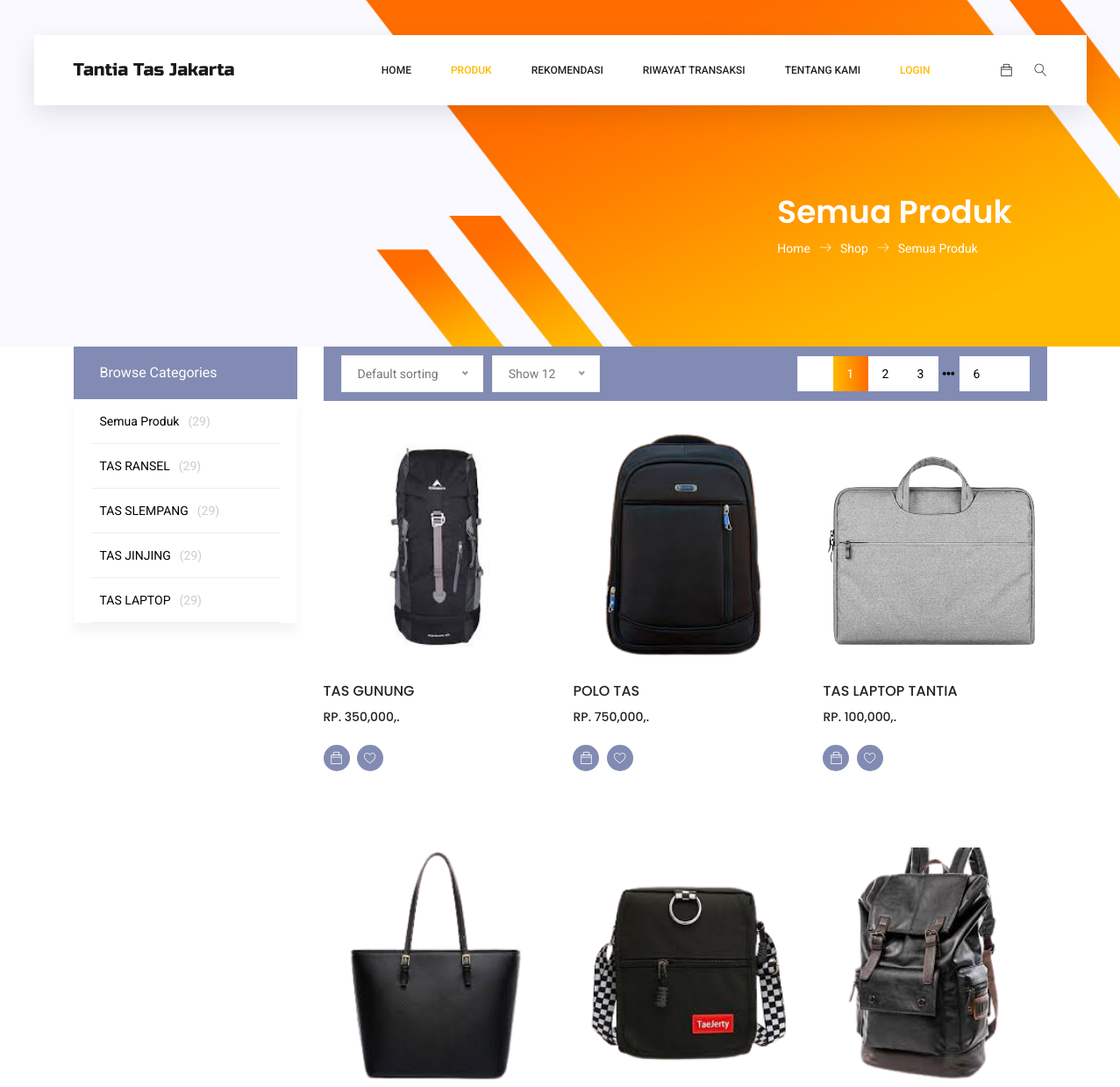
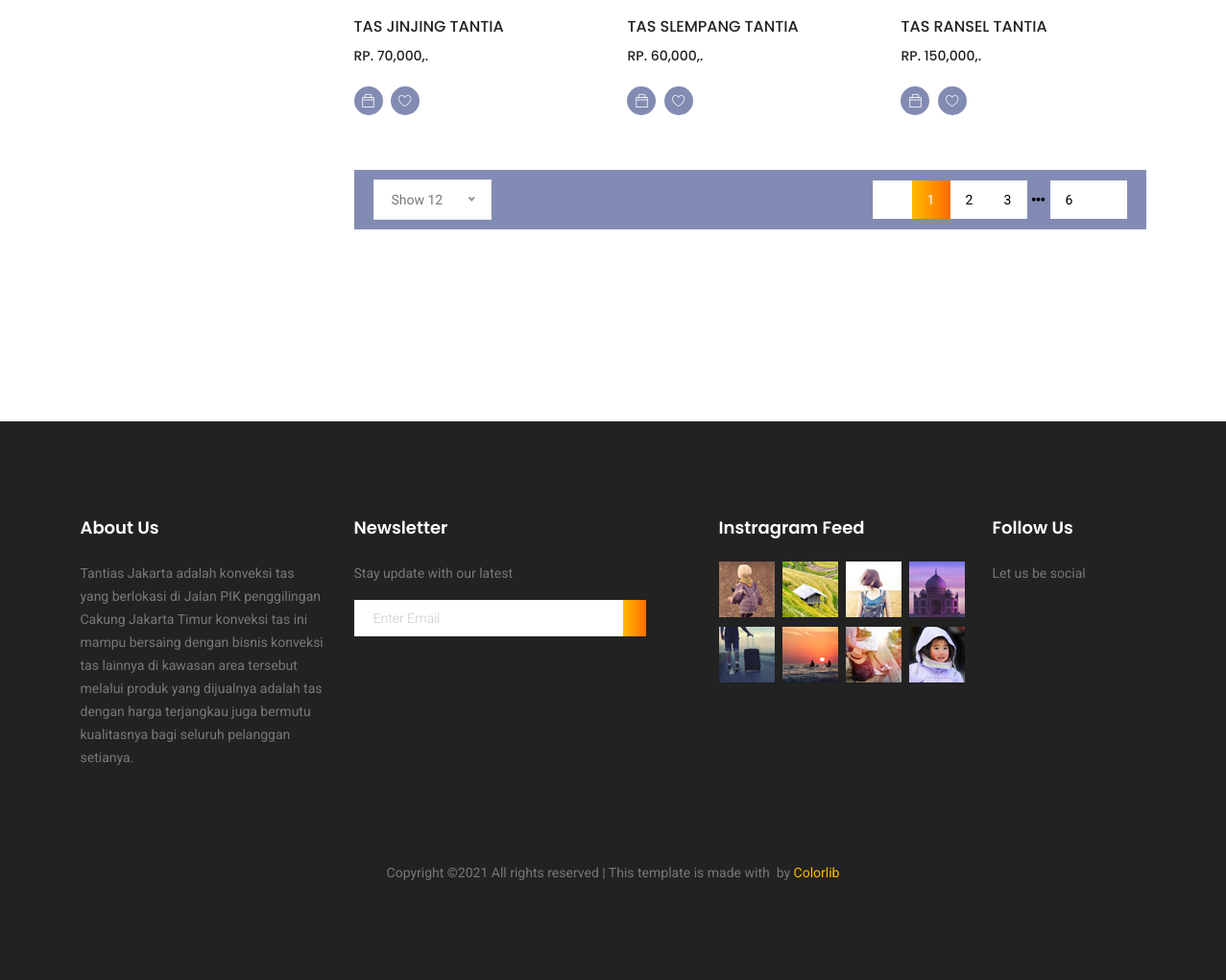
The app's page /index.php/home/kategori_tas with its own data (2 pictures, top to bottom).
### tables this page shows
CREATE TABLE `tbl_kategori` (
  `id_kategori` int(11) NOT NULL,
  `nama_kategori` varchar(70) NOT NULL
);

CREATE TABLE `tbl_produk` (
  `id_produk` int(11) NOT NULL,
  `nama_produk` varchar(70) NOT NULL,
  `harga` int(11) NOT NULL,
  `deskripsi` text NOT NULL,
  `id_kategori` int(11) NOT NULL,
  `foto` varchar(40) NOT NULL,
  `tanggal` date NOT NULL
);

### application/controllers/Home.php (called while the page is built, shortened)
<?php
class Home extends CI_Controller
{
    public function __construct()
    {
        $this->load->model('ModelProduk');
        $this->load->model('ModelCart');
        $this->load->model('ModelUsers');
        $this->load->model('ModelKategori');
        $this->load->model('ModelTransaksi');
        $this->load->model('ModelRekomendasi');
        $this->load->model('ModelWishlist');
    }
    public function kategori_tas()
    {
        $data = array(
            "active_kategori" => "active",
            "title" => "home - Semua Produk",
            "data_kategori" => $this->ModelKategori->getData(),
            "data_produk" => $this->ModelProduk->getData()
        );
        $this->load->view('home/header', $data);
        $this->load->view('home/navbar');
        $this->load->view('home/kategori_tas/kategori_tas');
        $this->load->view('home/footer');
    }
}

### index.php (called while the page is built, shortened)
<?php
require_once BASEPATH.'core/CodeIgniter.php';

### application/models/ModelKategori.php (called while the page is built, shortened)
<?php
class ModelKategori extends CI_Model
{
    public function getData()
    {
        return $this->db->get('tbl_kategori')->result_array();
    }
    }

### application/models/ModelProduk.php (called while the page is built, shortened)
<?php
class ModelProduk extends CI_Model
{
    public function getData()
    {
        $sql = "SELECT * from tbl_produk,tbl_kategori WHERE
        tbl_produk.id_kategori = tbl_kategori.id_kategori
        ORDER BY id_produk DESC ";
        return $this->db->query($sql)->result_array();
    }
}

### application/views/home/kategori_tas/kategori_tas.php (the view, shortened to what this page needs)
<section class="banner-area organic-breadcrumb">
	<div class="container">
		<div class="breadcrumb-banner d-flex flex-wrap align-items-center justify-content-end">
			<div class="col-first">
				<h1>Semua Produk</h1>
				<nav class="d-flex align-items-center">
					<a href="index.html">Home<span class="lnr lnr-arrow-right"></span></a>
					<a href="#">Shop<span class="lnr lnr-arrow-right"></span></a>
					<a href="category.html">Semua Produk</a>
				</nav>
			</div>
		</div>
	</div>
</section>
<div class="container">
	<div class="row">
		<div class="col-xl-3 col-lg-4 col-md-5">
			<div class="sidebar-categories">
				<div class="head">Browse Categories</div>
				<ul class="main-categories">
					<li class="main-nav-list"><a href="<?= base_url() ?>home/kategori_tas/">Semua Produk<span class="number">(29)</span></a></li>
					<?php foreach ($data_kategori as $row) { ?>
						<li class="main-nav-list"><a href="<?= base_url() ?>home/kategori_produk/<?= $row['id_kategori'] ?>"><?= $row['nama_kategori']; ?><span class="number">(29)</span></a></li>
					<?php } ?>
				</ul>
			</div>
		</div>
		<div class="col-xl-9 col-lg-8 col-md-7">
			<div class="filter-bar d-flex flex-wrap align-items-center">
				<div class="sorting">
				</div>
				<div class="sorting mr-auto">
				</div>
				<div class="pagination">
					<a href="#" class="prev-arrow"><i class="fa fa-long-arrow-left" aria-hidden="true"></i></a>
					<a href="#" class="active">1</a>
					<a href="#">2</a>
					<a href="#">3</a>
					<a href="#" class="dot-dot"><i class="fa fa-ellipsis-h" aria-hidden="true"></i></a>
					<a href="#">6</a>
					<a href="#" class="next-arrow"><i class="fa fa-long-arrow-right" aria-hidden="true"></i></a>
				</div>
			</div>
			<section class="lattest-product-area pb-40 category-list">
				<div class="row">
					<?php if ($this->uri->segment(3) != null) { ?>
						<?php foreach ($data_produk as $row) { ?>
							<div class="col-lg-4 col-md-6">
								<div class="single-product">
									<a href="<?= base_url() ?>home/detail_produk/<?= $row['id_produk'] ?>"><img style="width:255px; height:271px;" class="img-fluid" src="<?= base_url() ?>assets/image_produk/<?= $row['foto'] ?>" alt=""></a>
									<div class="product-details">
										<h6><?= $row['nama_produk'] ?></h6>
										<div class="price">
											<h6>Rp. <?= number_format($row['harga']), ",", "." ?></h6>
											<h6 class="l-through"></h6>
										</div>
										<div class="prd-bottom">
											<a href="<?= base_url() ?>Cart/tambah_cart/<?= $row['id_produk'] ?>" class="social-info">
												<span class="ti-bag"></span>
												<p class="hover-text">add to bag</p>
											</a>
											<a href="" class="social-info">
												<span class="lnr lnr-heart"></span>
												<p class="hover-text">Wishlist</p>
											</a>
										</div>
									</div>
								</div>
							</div>
						<?php } ?>
					<?php } else { ?>
						<?php foreach ($data_produk as $row) { ?>
							<div class="col-lg-4 col-md-6">
								<div class="single-product">
									<a href="<?= base_url() ?>home/detail_produk/<?= $row['id_produk'] ?>"><img style="width:255px; height:271px;" class="img-fluid" src="<?= base_url() ?>assets/image_produk/<?= $row['foto'] ?>" alt=""></a>
									<div class="product-details">
										<h6><?= $row['nama_produk'] ?></h6>
										<div class="price">
											<h6>Rp. <?= number_format($row['harga']), ",", "." ?></h6>
										</div>
										<div class="prd-bottom">
											<a href="<?= base_url() ?>Cart/tambah_cart/<?= $row['id_produk'] ?>" class="social-info">
												<span class="ti-bag"></span>
											</a>
											<a href="<?= base_url() ?>wishlist/addWishlist/<?= $row['id_produk'] ?>/all" class="social-info">
												<span class="lnr lnr-heart"></span>
											</a>
										</div>
									</div>
								</div>
							</div>
						<?php } ?>
					<?php } ?>
				</div>
			</section>
			<div class="filter-bar d-flex flex-wrap align-items-center">
				<div class="sorting mr-auto">
				</div>
				<div class="pagination">
					<a href="#" class="prev-arrow"><i class="fa fa-long-arrow-left" aria-hidden="true"></i></a>
					<a href="#" class="active">1</a>
					<a href="#">2</a>
					<a href="#">3</a>
					<a href="#" class="dot-dot"><i class="fa fa-ellipsis-h" aria-hidden="true"></i></a>
					<a href="#">6</a>
					<a href="#" class="next-arrow"><i class="fa fa-long-arrow-right" aria-hidden="true"></i></a>
				</div>
			</div>
		</div>
	</div>
</div>
<section class="related-product-area section_gap">
</section>

### records on screen
tbl_kategori: nama_kategori "TAS RANSEL"
tbl_kategori: nama_kategori "TAS SLEMPANG"
tbl_kategori: nama_kategori "TAS JINJING"
tbl_kategori: nama_kategori "TAS LAPTOP"
tbl_produk: foto (picture), nama_produk "TAS GUNUNG", harga "350,000"
tbl_produk: foto (picture), nama_produk "POLO TAS", harga "750,000"
tbl_produk: foto (picture), nama_produk "TAS LAPTOP TANTIA", harga "100,000"
tbl_produk: foto (picture), nama_produk "TAS JINJING TANTIA", harga "70,000"
tbl_produk: foto (picture), nama_produk "TAS SLEMPANG TANTIA", harga "60,000"
tbl_produk: foto (picture), nama_produk "TAS RANSEL TANTIA", harga "150,000"
